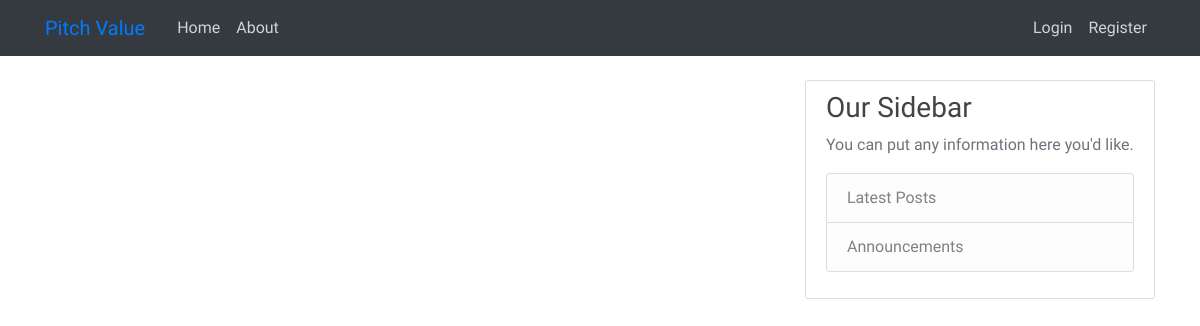
/home, run on an earlier commit of the app's database.
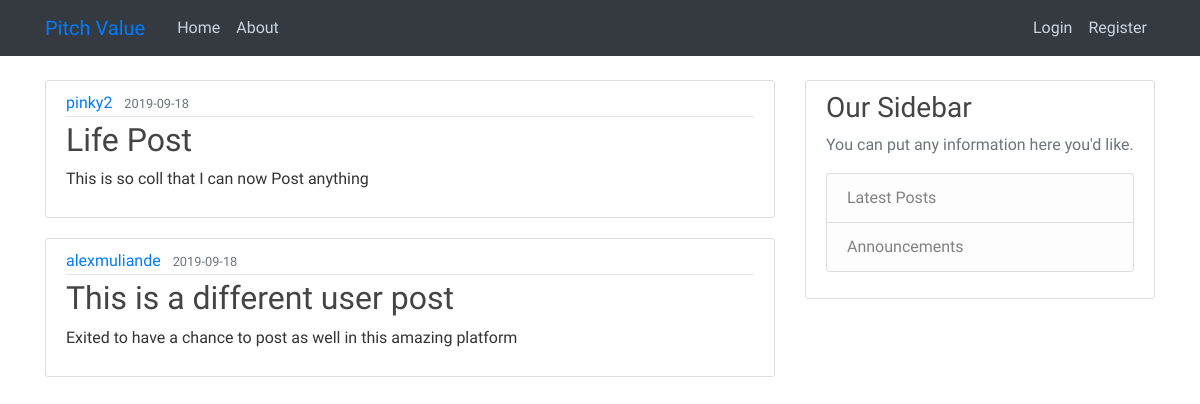
And on a later commit of the database.
### pitch/models.py (models this page shows, shortened)
class Post(db.Model):
    id = db.Column(db.Integer,primary_key=True)
    title = db.Column(db.String(100), nullable=False)
    date_posted = db.Column (db.DateTime, nullable=False, default=datetime.utcnow)
    content = db.Column(db.Text, nullable=False)
    user_id = db.Column(db.Integer, db.ForeignKey('user.id'), nullable = False)

class User(db.Model, UserMixin):
    id = db.Column(db.Integer,primary_key=True)
    username = db.Column(db.String(20),unique=True,nullable=False)
    email = db.Column(db.String(20),unique=True,nullable=False)
    image_file = db.Column(db.String(20), nullable=False, default='default.jpg')
    password = db.Column(db.String(60), nullable=False)
    posts = db.relationship('Post', backref='author', lazy=True)
    comment = db.relationship('Comment',backref = 'author',lazy=True)

### pitch/routes.py (the view)
@app.route("/")
@app.route("/home")
def home():
    posts = Post.query.all()
    return render_template('home.html', posts=posts)

### pitch/templates/home.html (shortened to what this page needs)
{% extends "base.html"%}
{% block content%}
    {% for post in posts %}
    <article class="media content-section">
            <div class="media-body">
              <div class="article-metadata">
                <a class="mr-2" href="#">{{ post.author.username }}</a>
                <small class="text-muted">{{ post.date_posted.strftime('%Y-%m-%d') }}</small>
              </div>
              <h2><a class="article-title" href="{{ url_for('post', post_id=post.id)}}">{{ post.title }}</a></h2>
              <p class="article-content">{{ post.content }}</p>
            </div>
          </article>
    {% endfor %}
{% endblock content%}

### pitch/templates/base.html (shortened to what this page needs)
<!DOCTYPE html>
<html lang="en">
<head>
    <link rel="stylesheet" href="https://stackpath.bootstrapcdn.com/bootstrap/4.3.1/css/bootstrap.min.css"
>
        <link rel="stylesheet" type="text/css" href="{{url_for('static',filename='styles.css')}}">
</head>
<body>
    <header class="site-header">
        <nav class="navbar navbar-expand-md navbar-steel bg-dark fixed-top">
            <div class="container">
                <a class="navbar-brand mr-4" href="/">Pitch Value</a>
                <div class="collapse navbar-collapse" id="navbarToggle">
                    <div class="navbar-nav mr-auto">
                        <a class="nav-item nav-link" href="{{url_for('home')}}">Home</a>
                        <a class="nav-item nav-link" href="{{url_for('about')}}">About</a>
                    </div>
                    <div class="navbar-nav">
                        {% if current_user.is_authenticated %}
                        <a class="nav-item nav-link" href="{{url_for('new_post')}}">New Post</a>
                        <a class="nav-item nav-link" href="{{url_for('account')}}">Account</a>
                        <a class="nav-item nav-link" href="{{url_for('logout')}}">Logout</a>
                        <a class="nav-item nav-link" href="{{url_for('logout')}}">{{ current_user.username}}</a>
                        {% else %}
                        <a class="nav-item nav-link" href="{{url_for('login')}}">Login</a>
                        <a class="nav-item nav-link" href="{{url_for('register')}}">Register</a>
                        {% endif %}
                    </div>
                </div>
            </div>
        </nav>
    </header>
    <main role="main" class="container">
        <div class="row">
            <div class="col-md-8">
                {% block content %}{% endblock %}
            </div>
            <div class="col-md-4">
                <div class="content-section">
                    <h3>Our Sidebar</h3>
                    <p class='text-muted'>You can put any information here you'd like.
                        <ul class="list-group">
                            <a class="list-group-item list-group-item-light" href="{{url_for('home')}}">Latest Posts</a>
                            <a class="list-group-item list-group-item-light" href="{{url_for('about')}}">Announcements</a>
                        </ul>
                    </p>
                </div>
            </div>
        </div>
    </main>
</body>
</html>

### pitch/static/styles.css (style rules this page uses)
body { background-image: url('https://cdn.pixabay.com/photo/2013/07/12/17/22/agenda-152092__340.png'); font-family: 'Signika', sans-serif; color: #333333; margin-top: 5rem; }
h1, h2, h3, h4, h5, h6 { color: #444444; }
.site-header .navbar-nav .nav-link { color: #cbd5db; }
.content-section { background: #ffffff; padding: 10px 20px; border: 1px solid #dddddd; border-radius: 3px; margin-bottom: 20px; }
.article-title { color: #444444; }
.article-content { white-space: pre-line; }
.article-metadata { padding-bottom: 1px; margin-bottom: 4px; border-bottom: 1px solid #e3e3e3 }

What changed in the data, as far as the page shows it:
added Post: author.username "pinky2", date_posted "2019-09-18", title "Life Post", content "This is so coll that I can now Post anything"
added Post: author.username "alexmuliande", date_posted "2019-09-18", title "This is a different user post", content "Exited to have a chance to post as well in this amazing platform"
